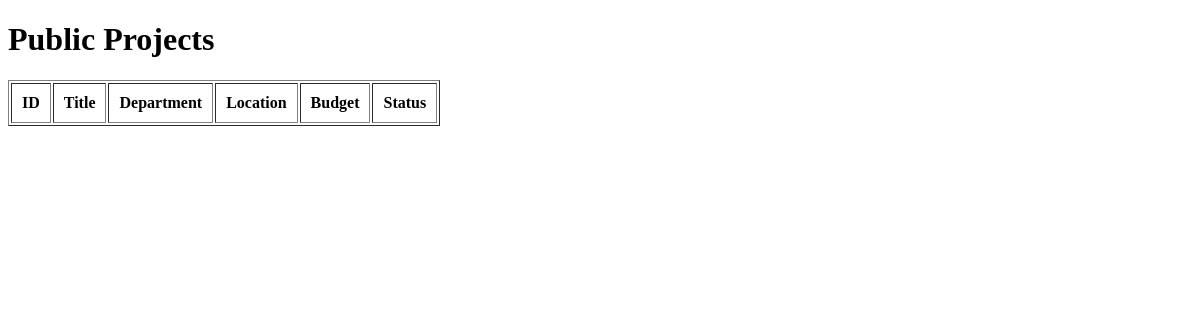
The app's page /projects (signed in), older data.
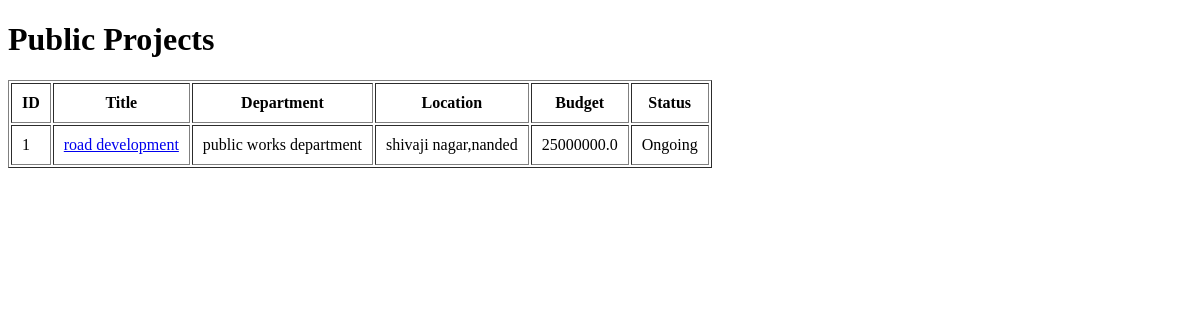
The same page, newer data.
### tables this page shows
CREATE TABLE projects(
        id INTEGER PRIMARY KEY AUTOINCREMENT,
        title TEXT NOT NULL,
        department TEXT NOT NULL,
        location TEXT NOT NULL,
        budget REAL NOT NULL,
        contractor TEXT NOT NULL,
        start_date TEXT,
        end_date TEXT,
        status TEXT,
        description TEXT

    );

### routes/projects.py (the view)
@project_bp.route("/projects")
def view_projects():
    if "user_id" not in session:
        return redirect("/")
    conn = get_db()
    projects = conn.execute("""
        SELECT *
        FROM projects
        ORDER BY id DESC
    """).fetchall()
    conn.close()
    return render_template(
        "projects.html",
        projects=projects
    )

### database.py (called while the page is built)
def get_db():
    conn = sqlite3.connect(DATABASE)
    conn.row_factory = sqlite3.Row
    return conn

### templates/projects.html (shortened to what this page needs)
<!DOCTYPE html>
<html>
<head>
</head>
<body>
<h1>Public Projects</h1>
<table border="1" cellpadding="10">
<tr>
<th>ID</th>
<th>Title</th>
<th>Department</th>
<th>Location</th>
<th>Budget</th>
<th>Status</th>
</tr>
{% for project in projects %}
<tr>
<td>{{ project.id }}</td>
<td>
    <a href="/project/{{ project.id }}">
        {{ project.title }}
    </a>
</td>
<td>{{ project.department }}</td>
<td>{{ project.location }}</td>
<td>{{ project.budget }}</td>
<td>{{ project.status }}</td>
</tr>
{% endfor %}
</table>
</body>
</html>

Row changes from the older to the newer data that the page shows:
added projects: id "1", title "road development", department "public works department", location "shivaji nagar,nanded", budget "25000000.0", status "Ongoing"
